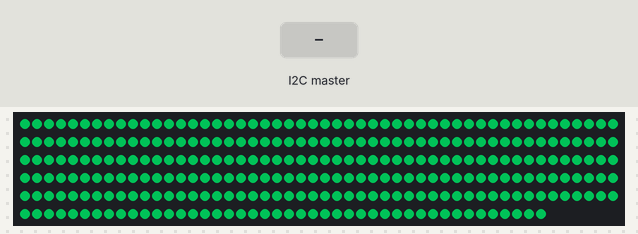
A sketch run on a simulated Arduino Uno, built with avr-gcc and run on an emulated ATmega328P. Parts: 294 RGB LEDs in strip order, left to right, continuing on the next row. The inputs (shaded band) are chosen by the test bench. Dim RGB values are drawn brighter than linear; random numbers use the default seed unless the sketch sets one.

Above: at 8.0 s.
8.1 s: the I2C master sends the byte 1
At 9.0 s:
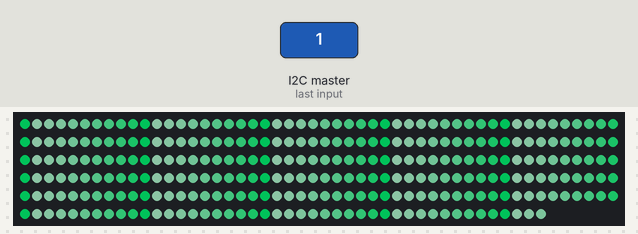

Measured:
- after the input at 8.1 s, the LEDs: first change after 0.05 s (image 1 shows a later state)

The sketch:

letterController.ino
```cpp
// Letter Controller
//
// Metro mini controller for individual Large LED Letter
//
// Controller receives commands from Electron via I2C and animates LEDs
//
// Kelly Egan 2017
// Ocean State Maker Mill
// http://oceanstatemakermill.org
//

#include "FastLED.h"
#include <Wire.h>


#define PIXEL_PIN 1
#define BRIGHTNESS 95

//LETTER P
//#define ADDRESS 10
//#define NUM_LEDS 249
//LETTER R  (PIN 0!!!!!!!!!!!!!!!!)
//#define ADDRESS 11
//#define NUM_LEDS 315
//#define PIXEL_PIN 0
//LETTER O
#define ADDRESS 12
#define NUM_LEDS 294
//LETTER N
//#define ADDRESS 13
//#define NUM_LEDS 343
//LETTER K
//#define ADDRESS 14
//#define NUM_LEDS 263


#define FADE 0
#define SLIDE 1
#define DANCE 3
#define SPARKLE 4
#define RAINBOW 5
#define JUGGLE 6

#define WHITE 0xFFFFFF
#define RED 0xCC0000
#define ORANGE 0xFF8000
#define YELLOW 0xFFFF00
#define GREEN 0x00FF00
#define BLUE 0x0000FF
#define DARKBLUE 0x004080
#define LIGHTBLUE 0x66BBFF
#define PINK 0xFF6060
#define PURPLE 0x7000DD
#define OSMM_TEAL 0x00EE70
#define BROWN 0x663300

const unsigned long colors[] = {RED, ORANGE, YELLOW, GREEN, DARKBLUE, PURPLE, OSMM_TEAL};

bool waiting;
unsigned long lastCommandTime;  //Last time received a message from the main controller

//int shuffledLEDs[NUM_LEDS];

int animationCode;
CRGB leds[NUM_LEDS];
CRGB currentColor;
CRGB nextColor;
byte colorIndex;
unsigned long duration;

volatile bool startAnimation;

void setup() {
	//I2C setup
	pinMode( SDA, INPUT );
	pinMode( SCL, INPUT );
	digitalWrite( SDA, HIGH );
	digitalWrite( SCL, HIGH );
	Wire.begin(ADDRESS);              // join i2c bus with address #4
	Wire.onReceive(receiveCommand);   // register receive event
	Wire.onRequest(requestStatus);    // register request event
	TWAR = (ADDRESS << 1) | 1;     // Enable broadcast messages to be received

	//Fast LED setup
	allBlack();
	FastLED.addLeds<NEOPIXEL, PIXEL_PIN>(leds, NUM_LEDS).setCorrection( TypicalSMD5050 );
	FastLED.setTemperature(HighNoonSun);
	FastLED.setBrightness(BRIGHTNESS);
	FastLED.show();

	startAnimation = true;
	waiting = true;
	lastCommandTime = millis();

	animationCode = 0;

	startAnimation = false;
	animationCode = 0;
	currentColor = CRGB::Black;
	nextColor = OSMM_TEAL;
	colorIndex = 0;
	duration = 4000;

	fadeBetween( currentColor, nextColor, 3000 );
	currentColor = nextColor;
}


void loop() {
	if( startAnimation ) {
		runAnimation( animationCode, currentColor, nextColor, duration );
		if( animationCode != SPARKLE ) {
			currentColor = nextColor;
		}
		startAnimation = false;
	} else {
		fadeToward( currentColor, 64 );
		FastLED.show();
		delay(80);
	}

	// If haven't heard anything from main controller in a while
	// pick a random color and animation
	if( millis() - lastCommandTime > 20000 && waiting ) {
		int newColor = 0;
		do {
			newColor = random(7);
		} while( colorIndex == newColor );
		colorIndex = newColor;
		nextColor = colors[colorIndex];
		runAnimation( random(7), currentColor, nextColor, duration );
		currentColor = nextColor;
		lastCommandTime = millis();
		//waiting = false;
	}
}


/**
 *  Run an animation and transition to a new color
 */
void runAnimation( byte animation, CRGB current, CRGB next, unsigned long duration ) {
	switch (animation) {
	case 6:
		juggle( duration );
		break;
    case 5:
    	rainbow( duration );
    	break;
	case 4:
		sparkle( current, next, duration );
		break;
	case 3:
		dance( current, next, duration );
		break;
	case 1:
		slide( current, next, duration );
		break;
	default:
		fadeBetween( current, next, duration );
	}
}


/**
 *  Receive commands from master controller
 */
void receiveCommand(int howMany) {
	animationCode = Wire.read();    // Animation command
	byte r = Wire.read();           // Red channel
	byte g = Wire.read();           // Green channel
	byte b = Wire.read();           // Blue channel
	duration = 1000 * Wire.read(); // Animation duration in seconds

	//Eat up extra bytes
	while (0 < Wire.available()) {
		Wire.read();
	}

	nextColor = CRGB(r,g,b);
	waiting = true;
	lastCommandTime  = millis();
	startAnimation = true;
}

/**
 *  Request of status from master controller
 */
void requestStatus(int howMany) {
	if(startAnimation == true) {
		Wire.write(0);
	} else {
		Wire.write(128);
	}
}

/**
 *  Turn everything off
 */
void allBlack() {
	for(int i = 0; i < NUM_LEDS; i++) {
		leds[i] = CRGB::Black;
	}
}

/**
 *  Juggle
 *  From FastLED demo code.
 */
void juggle( unsigned long milliseconds  ) {
	int frameLength = 30;
	int totalFrames = milliseconds / frameLength;
	for( int frame = 0; frame < totalFrames; frame++ ) {
		// eight colored dots, weaving in and out of sync with each other
		fadeToBlackBy( leds, NUM_LEDS, 20);
		byte dothue = 0;
		for( int i = 0; i < 8; i++) {
			leds[beatsin16( i+7, 0, NUM_LEDS-1 )] |= CHSV(dothue, 200, 255);
			dothue += 32;
		}
		FastLED.show();
		delay(frameLength);
	}
}


/**
 *  Pulsing rainbow
 */
void rainbow( unsigned long milliseconds ) {
	int frameLength = 30;
	int totalFrames = milliseconds / frameLength;
	int hueOffset = 3;
	int hue = 0;
	for( int frame = 0; frame < totalFrames; frame++ ) {
		hue += hueOffset;
		fill_rainbow( leds, NUM_LEDS, hue, 255 / NUM_LEDS );
		FastLED.show();
		delay(frameLength);
	}
}

/**
 *  Fade to endColor while randomly changing some pixels white.
 */
void sparkle( CRGB startColor, CRGB endColor, unsigned long milliseconds ) {
	int frameLength = 30;
	int totalFrames = milliseconds / frameLength;

	CRGB dimmed = startColor / 2;

	for( int frame = 0; frame < totalFrames; frame++ ) {
		fadeToward( dimmed, 32 );

		for( int i = 0; i < 3; i++) {
			leds[ random16(NUM_LEDS) ] = CRGB::White;
		}

		FastLED.show();
		delay(frameLength);
	}
}

/**
 *  Dance between start and end color
 */
void dance( CRGB startColor, CRGB endColor, unsigned long milliseconds ) {
	int frameLength = 60;
	int totalFrames = milliseconds / frameLength;

	for( int frame = 0; frame < totalFrames; frame++ ) {
		for(int i = 0; i < NUM_LEDS; i++) {
			if(((i / 8) % 2 == (frame / 8) % 2) ) {
				leds[i] = startColor;
			} else {
				lerpColor( leds[i], endColor, 64, &leds[i] );
			}
		}
		FastLED.show();
		delay(frameLength);
	}
	FastLED.show();
}


/**
 *  Slide transition
 */
void slide( CRGB startColor, CRGB endColor, unsigned long milliseconds ) {
  int frameLength = 60;
  int totalFrames = milliseconds / frameLength;

  for( int frame = 0; frame < totalFrames; frame++ ) {
    for(int i = 0; i < NUM_LEDS; i++) {
      if((i % 10 == frame % 10) ) {
        leds[i] = startColor;
      } else {
        //leds[i] = endColor;
        lerpColor( leds[i], endColor, 32, &leds[i] );
      }
    }
    FastLED.show();
    delay(frameLength);
  }

  FastLED.show();
}


/**
 *  Fade between two colors in a given amount of milliseconds.
 */
void fadeBetween( CRGB startColor, CRGB endColor, unsigned long milliseconds ) {
	int totalFrames = 255;
	int frameLength = milliseconds / totalFrames;
	for(int frame = 0; frame < 255; frame++) {
		for(int i = 0; i < NUM_LEDS; i++) {
			leds[i] = lerpColor( startColor, endColor, frame);
		}
		FastLED.show();
		delay(frameLength);
	}
}


/**
 *  Fade from the current color towards and end color by a fraction: x / 255
 */
void fadeToward( CRGB endColor, int fraction ) {
	for(int i = 0; i < NUM_LEDS; i++) {
		lerpColor( leds[i], endColor, fraction, &leds[i] );
	}
}


/**
 *  Get a color blend by fraction between a start color and an end color
 *  and return the mixed color
 */
CRGB lerpColor( CRGB startColor, CRGB endColor, byte fraction ) {
	CRGB pixel;
	lerpColor( startColor, endColor, fraction, &pixel );
	return pixel;
}


/**
 *  Get a color blend by fraction between a start color and an end color
 *  and assign the mix to pixel
 */
void lerpColor( CRGB startColor, CRGB endColor, byte fraction, CRGB* pixel ) {
	pixel->r = lerp8by8( startColor.r, endColor.r, fraction );
	pixel->g = lerp8by8( startColor.g, endColor.g, fraction );
	pixel->b = lerp8by8( startColor.b, endColor.b, fraction );
}


/**
 *  Shuffle an array
 */
void shuffle(int *a, int len) {
	int m = len;
	int index, temp;

	while(m > 0) {
		index = random( m-- );
		temp = a[m];
		a[m] = a[index];
		a[index] = temp;
	}
}
```
